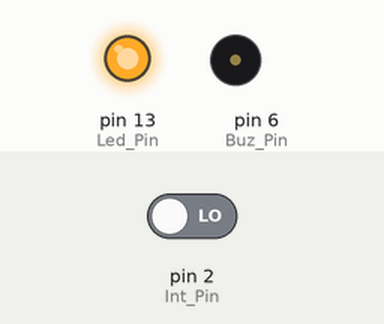
A sketch run on a simulated Arduino Uno, built with avr-gcc and run on an emulated ATmega328P. Parts: output pins drawn as LEDs (lit = HIGH), buzzer (waves = sounding). Dashed ring = blinking. The inputs (shaded band) are chosen by the test bench; at power-on: pin 2 (Int_Pin) LOW.

Above: at 3.2 s.
3.3 s: pin 2 (Int_Pin) driven HIGH
At 3.6 s:
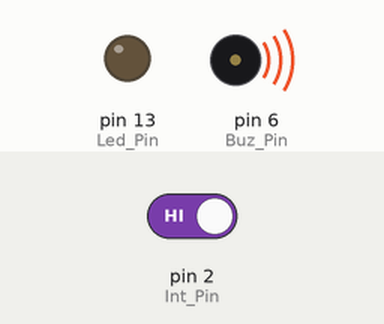
7.8 s: pin 2 (Int_Pin) driven LOW
At 10.6 s:
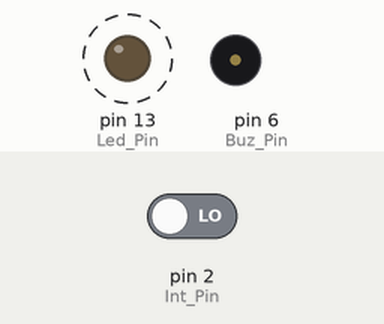
Timing chart, 0 to 17.3 s (numbered marks = the images above; inputs shaded):
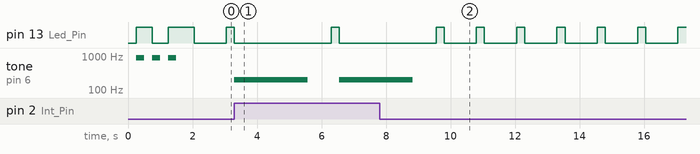

The sketch:

UTN-Clase-Arduino05_002.ino
```cpp
	int Led_Pin = 13;
	int Buz_Pin = 6;
	int Int_Pin = 2;
	int inputValue = 0;

void setup()
{
	pinMode(Led_Pin, OUTPUT);
	pinMode(Buz_Pin, OUTPUT);
	pinMode(Int_Pin, INPUT);
	delay(250);
	digitalWrite(Led_Pin, 1);
	tone(Buz_Pin, 900, 250);
	delay(500);
	digitalWrite(Led_Pin, 0);
	tone(Buz_Pin, 900, 250);
	delay(500);
	digitalWrite(Led_Pin, 1);
	tone(Buz_Pin, 900, 250);
	delay(800);
	digitalWrite(Led_Pin, 0);
}

void loop()
{
	inputValue = digitalRead(Int_Pin);

  	if (inputValue == HIGH)
	{
		tone(Buz_Pin, 200, 1014);
		delay(1000);
		tone(Buz_Pin, 200, 1275);
		delay(1000);
	}
	else
	{
		noTone(Buz_Pin);
	}

  	delay(1000);
	digitalWrite(Led_Pin, 1);
	delay(250);
	digitalWrite(Led_Pin, 0);
}
```

Measured:
- after the input at 3.3 s, tone on pin 6 (Buz_Pin): silent → 200 Hz at once, → silent 2.3 s later, → 200 Hz 0.98 s later
- after the input at 7.8 s, pin 13 (Led_Pin): alternates HIGH for 0.25 s and LOW for 1.0 s, starting after 3.0 s; tone on pin 6 (Buz_Pin): goes on until 8.8 s, then stays silent
